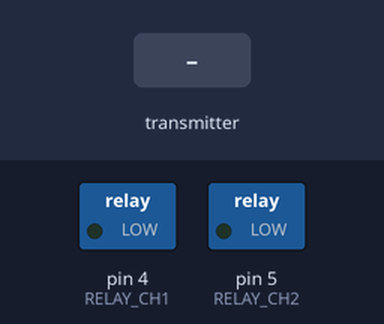
The sketch below on a simulated Arduino Uno, built with avr-gcc and run on an emulated ATmega328P. On the bench: switched loads named in the sketch (green lamp = pin HIGH). Inputs (shaded band) come from the test bench. No radio packets arrive unless stated.

Above: at 1.2 s.
1.3 s: the transmitter starts sending data1 = 1
At 2.3 s:
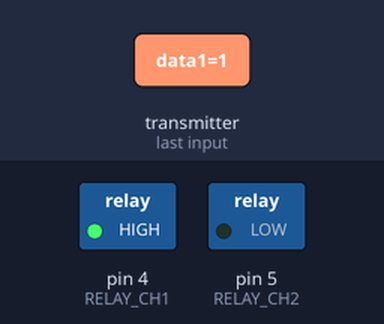
2.8 s: the transmitter starts sending data2 = 1
At 3.5 s:
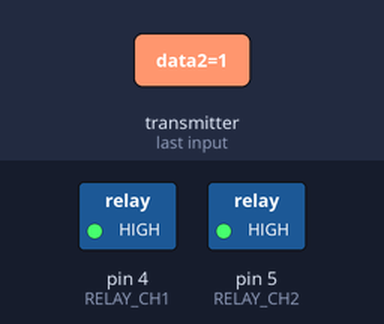
4.3 s: the transmitter starts sending data1 = 0
At 4.7 s:
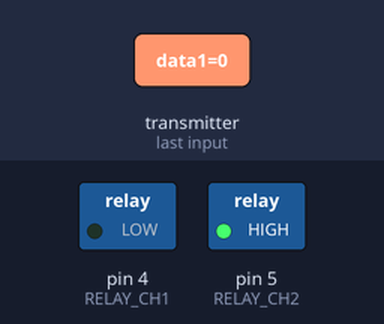
5.8 s: the transmitter starts sending data2 = 0
At 7.0 s:
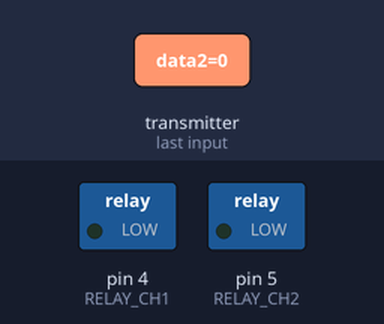
Timing chart, 0 to 8.3 s (numbered marks = the images above; inputs shaded):
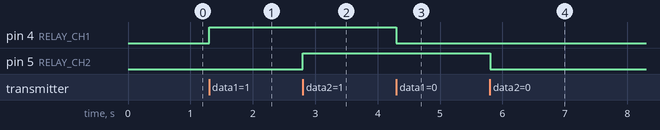

The sketch:

rel1.ino
```cpp
//Include files

#include <SPI.h>
#include "nRF24L01.h"
#include "RF24.h"
#include "printf.h"
#include "LowPower.h"

//defines for the network

#define RELAY_CH1 4
#define RELAY_CH2 5
#define NET_ID 1
#define NODE_ID 5

int relval;

//Structure to packetize sensor data

typedef struct{
  uint8_t from;
  uint8_t to;
  uint8_t type;
  boolean data1;
  boolean data2;
}payload;

payload rel1;

RF24 radio(9,10); //Initialize radio class

const uint64_t pipe = 0xDEADBEEF05; //Pipe address for this node

void setup() {
  // put your setup code here, to run once:
  Serial.begin(57600);
  printf_begin();

  //Set up radio for reception

  radio.begin();
  radio.setRetries(15,15);
  radio.setDataRate(RF24_250KBPS);
  radio.setPALevel(RF24_PA_MAX);
  radio.setChannel(92);
  radio.enableDynamicPayloads();
  radio.setCRCLength(RF24_CRC_16);
  radio.openReadingPipe(1,pipe);
  radio.startListening();
  radio.printDetails();
  pinMode(RELAY_CH1,OUTPUT);
  pinMode(RELAY_CH2,OUTPUT);
}

void loop() {
  // Wait till data is available

  if(radio.available())
  {
    bool done = false;
    while(!done)
      done = radio.read(&rel1,sizeof(payload));
  }

  //Write data to relays

  digitalWrite(RELAY_CH1,rel1.data1);
  digitalWrite(RELAY_CH2,rel1.data2);
}
```

printf.h
```cpp
// (licence header left out)
/**
 * @file printf.h
 *
 * Setup necessary to direct stdout to the Arduino Serial library, which
 * enables 'printf'
 */

#ifndef __PRINTF_H__
#define __PRINTF_H__

#ifdef ARDUINO

int serial_putc( char c, FILE * )
{
  Serial.write( c );

  return c;
}

void printf_begin(void)
{
  fdevopen( &serial_putc, 0 );
}

#else
#error This example is only for use on Arduino.
#endif // ARDUINO

#endif // __PRINTF_H__
```

Measured:
- after the input at 1.3 s, pin 4 (RELAY_CH1): LOW → HIGH at once
- after the input at 2.8 s, pin 5 (RELAY_CH2): LOW → HIGH at once
- after the input at 4.3 s, pin 4 (RELAY_CH1): HIGH → LOW at once
- after the input at 5.8 s, pin 5 (RELAY_CH2): HIGH → LOW at once
